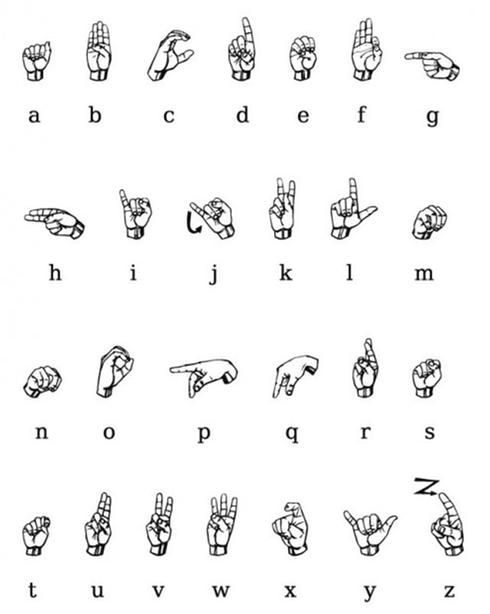
#> input picture base.png, 490 x 614 px, given as the content of the folder images/peace, which was not available
$ jupyter execute --allow-errors projet_final.ipynb   (text cells are left out)
#> lines starting #> are read from the running program, lines starting #| are printed output that depends on the picture; after the words box and inside, x2 and y2 are one past the last pixel; in counts of white or black regions, pixels touching at a corner belong together; pictures that were not available may be replaced by others from this repository, and a replacement may not be noted
[cell 1]
from sklearn.datasets import *
import pandas as pd

import matplotlib.pyplot as plt
from PIL import ImageFont, ImageDraw, Image

from sklearn.model_selection import train_test_split
from sklearn.neighbors import KNeighborsClassifier

import cv2
import numpy as np
import math
from skimage.morphology import skeletonize
from skimage import color,io,img_as_bool,img_as_uint
from skimage import data
from skimage.util import invert
from skimage.filters import threshold_otsu
import os
from tqdm import tqdm

cap = cv2.VideoCapture(0)

w = int(cap.get(cv2.CAP_PROP_FRAME_WIDTH))
h = int(cap.get(cv2.CAP_PROP_FRAME_HEIGHT))


cap_region_x_begin = 0.5
cap_region_y_end = 0.8
threshold = 60
blurValue = 41
bgSubThreshold = 50
learningRate = 0
bgModel = cv2.createBackgroundSubtractorMOG2(0,bgSubThreshold)
isCaptured = 1

[cell 2]
def removeBackground(frame):
    fgmask = bgModel.apply(frame, learningRate=learningRate)
    kernel = np.ones((3, 3), np.uint8)
    fgmask = cv2.erode(fgmask, kernel, iterations=1)
    res = cv2.bitwise_and(frame, frame, mask=fgmask)
    return res

[cell 3]
def findFeatures(frame):
    gray = cv2.cvtColor(frame, cv2.COLOR_BGR2GRAY)
    blur = cv2.GaussianBlur(gray, (blurValue, blurValue), 0)

    ret, thresh = cv2.threshold(blur, threshold, 255, cv2.THRESH_BINARY + cv2.THRESH_OTSU) #seuillage
    I_skel = cv2.bitwise_not(thresh)
    image = img_as_bool(I_skel)

    skeleton = skeletonize(image)

    return img_as_uint(skeleton)

[cell 4]
def displayImage(img):
    plt.imshow(img, cmap='gray')
    plt.show()

[cell 5]
def predictClass(model,categories,img):
    index = model.predict(img)[0]
    result = categories[index]
    return result
    # [4 lines of commented-out code are left out]

[cell 6]
DATADIR = "images"

IMG_SIZE = 100

CATEGORIES = ["peace","L","wait","dog"]
CATEGORIES[1]
for category in CATEGORIES:  # Differents signes
    path = os.path.join(DATADIR,category)  # chemin pour les images
    for img in os.listdir(path):
        img_array = cv2.imread(os.path.join(path,img) )  # convertion
#> img_array is the input picture: shape (614, 490, 3); min 0, max 255, mean 244
        #img_array = cv2.resize(img_array, (IMG_SIZE, IMG_SIZE))  # reduction de la taille de l'image
        plt.imshow(img_array, cmap='gray')
        plt.show()

        break  # affichage de la premiere image
    break

[cell 7]
def create_training_data():
    training_data = []
    IMG_SIZE = 100
    for category in CATEGORIES:  # Boucle pour tout l alphabet

        path = os.path.join(DATADIR,category)  # chemin pour l alphabet
        class_num = CATEGORIES.index(category)  # Classification des lettres A = 0 B = 1 C = 2 .....

        for img in tqdm(os.listdir(path)):  # Iteration pour chaque images
            try:
                img_array = cv2.imread(os.path.join(path,img),0)  # convert to array
                #new_array = cv2.resize(img_array, (IMG_SIZE, IMG_SIZE))  # reduction de la taille de l'image
                training_data.append([img_array, class_num])  # ajout dans la base de donnees

            except Exception as e:  # Exception
                pass

    return training_data

[cell 8]
data = create_training_data()
print(len(data))

[cell 9]
import random
random.shuffle(data) # On melange la liste. Initialement les images sont tous dans l'ordre

[cell 10]
X = []
Y =  []

for features,labels in data:
    X.append(features)
    Y.append(labels)
#> `frame = cv2.flip(frame, 1)`:
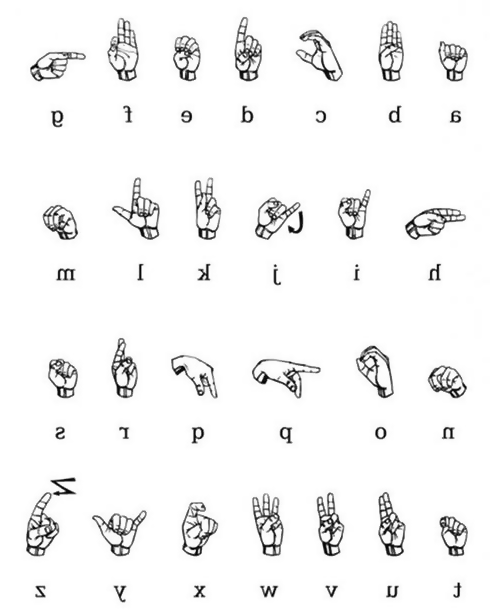
#> frame: shape (614, 490, 3); min 0, max 255, mean 244.1

#> (the rest of this cell did not finish here and is left out)

#> (a cell that did not finish here is left out)

[cell 12]
from sklearn.model_selection import validation_curve, GridSearchCV
from sklearn import ensemble
param_gridkNN = {'n_neighbors' : np.arange(1,5),
                 'metric' : ['euclidean','minkowski']}

gridkNN = GridSearchCV(KNeighborsClassifier(),param_gridkNN,cv= 5 )

#> (the rest of this cell did not finish here and is left out)

[cell 13]
rfc = ensemble.RandomForestClassifier()

param_gridrfc = {
    'n_estimators': [200, 500],
    'max_features': ['auto', 'sqrt', 'log2'],
    'max_depth' : [4,5,6,7,8],
    'criterion' :['gini', 'entropy']
}

gridrfc = GridSearchCV(rfc, param_gridrfc, cv= 5)
#> (the rest of this cell did not finish here and is left out)

#> (a cell that did not finish here is left out)

#> (a cell that did not finish here is left out)

[cell 16]
k = np.arange(4,9)

#> (the rest of this cell did not finish here and is left out)

[cell 17]
k = np.arange(1,10)

#> (the rest of this cell did not finish here and is left out)

[cell 18]
from sklearn.metrics import confusion_matrix
#> (the rest of this cell did not finish here and is left out)

[cell 19]
from sklearn.metrics import confusion_matrix
#> (the rest of this cell did not finish here and is left out)

[cell 20]
import numpy as np

#Affichage de l'image
t = cv2.imread("19.jpg",0)
test = np.array(t)
test1 = test.reshape(1,-1)
displayImage(t)

#> (a cell that did not finish here is left out)

#> (a cell that did not finish here is left out)

#> in findFeatures, `blur = cv2.GaussianBlur(gray, (blurValue, blurValue), 0)`:
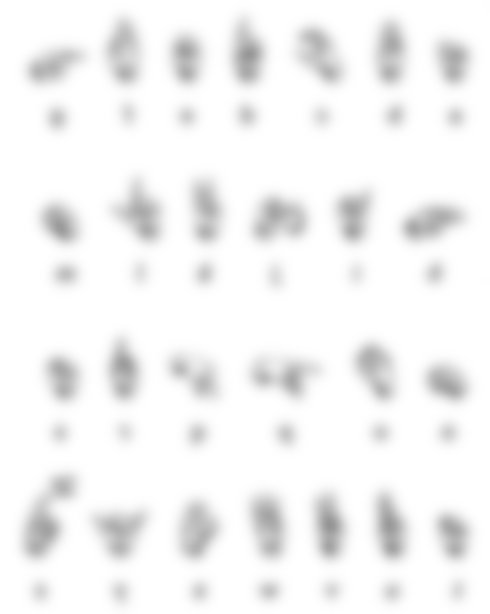
#> blur: shape (614, 490); min 148, max 255, mean 244.1
#> in findFeatures, `ret, thresh = cv2.threshold(blur, threshold, 255, cv2.THRESH_BINARY + ..`:
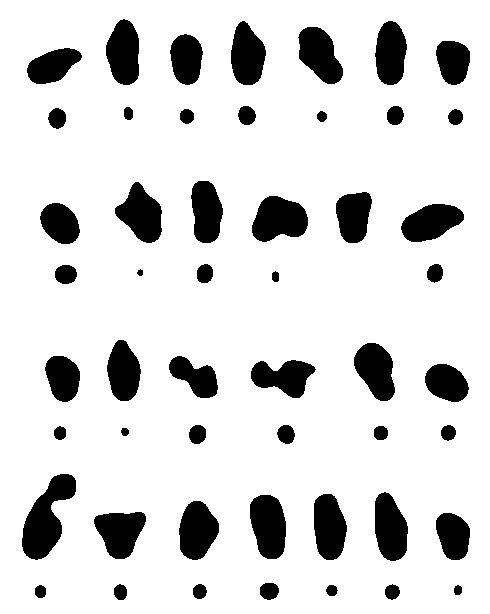
#> thresh: shape (614, 490); 85.1% white; 51 black regions, largest, box (x1, y1, x2, y2) and area: (22, 474, 76, 560) 2425, (252, 196, 308, 242) 1897, (250, 495, 286, 559) 1832
#> in findFeatures, `ret, thresh = cv2.threshold(blur, threshold, 255, cv2.THRESH_BINARY + ..`: ret = 226
#> in findFeatures, `skeleton = skeletonize(image)`:
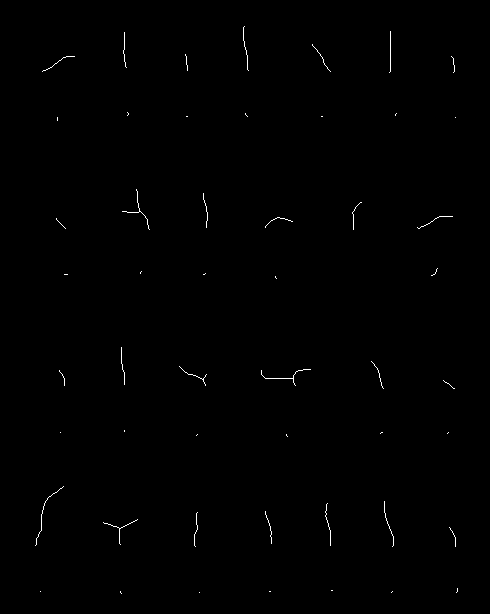
#> skeleton: shape (614, 490) bool; 0.32% white in thin lines or dots, all inside (x1, y1, x2, y2) = (35, 26, 458, 594)

    cv2.imshow('skel',skel)   # affichage du squellette

    skel_reshape = skel.reshape(1,-1)

    result = predictClass(kNN,CATEGORIES,skel_reshape)
    #print(result)
    position = (50,50)
    # Ecriture du resultat au niveau de la frame
    cv2.putText(
         frame,
         result,
         position,
         cv2.FONT_HERSHEY_SIMPLEX,
         1,
         (255,255, 255, 255),
         3)

    cv2.imshow('Resultat', frame) # affichage de l'image et le resultat
    key = cv2.waitKey(1)

    if key & 0xFF == ord('p'):
        cv2.imwrite("1.jpg",skel)

        t = cv2.imread("1.jpg",0)

        skel_load = np.array(t)
        skel_load_reshape = skel_load.reshape(1,-1)
        displayImage(skel_load)


cap.release()
cv2.destroyAllWindows()
